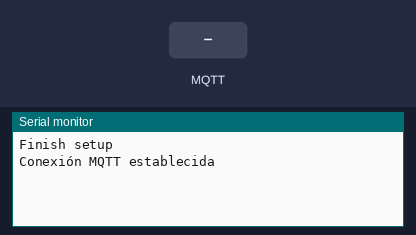
This sketch was run on a simulated ESP32. Shown: the last lines printed to the serial monitor. The inputs (shaded band) are chosen by the test bench. No MQTT or app messages arrive unless stated.

Above: at 10.8 s.
10.9 s: MQTT message "ON" arrives on the first subscribed topic
At 16.2 s:
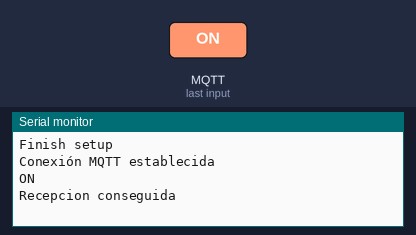
16.5 s: MQTT message "1" arrives on the first subscribed topic
At 21.2 s:
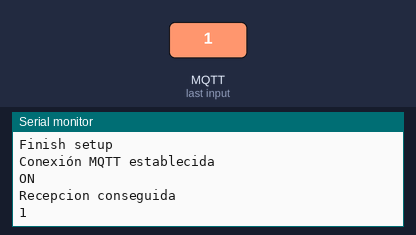
21.5 s: MQTT message "on" arrives on the first subscribed topic
At 26.2 s:
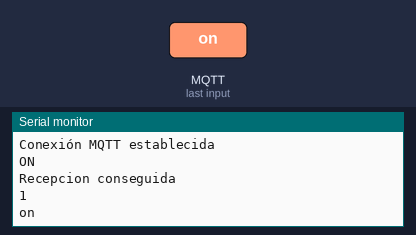
26.5 s: MQTT message "off" arrives on the first subscribed topic
At 31.3 s:
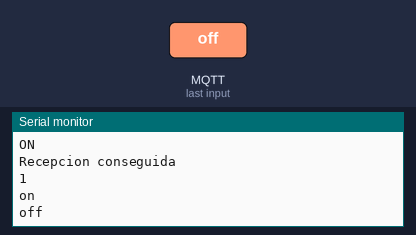

The sketch:

P5_T10.ino
```cpp
#include <WiFi.h>
#include <EspMQTTClient.h>

// Configuración
const char* wifiSSID = "";
const char* wifiPASS = "";
const char* mqttServerIP = "io.adafruit.com";
const char* io_Username = "MSERRANO17";
const char* io_Password = "";
const char* mqttClientName = "ESP_PROBANDO";
const int mqttPort = 1883;                               // Puerto para conexión segura
const char* topic = "MSERRANO17/feeds/sensores";         //topic para modificar la variable sensores
const char* activacion = "MSERRANO17/feeds/activacion";  //topic para leer la variable

// Crear instancia de cliente MQTT
EspMQTTClient client(wifiSSID, wifiPASS, mqttServerIP, io_Username, io_Password, mqttClientName, mqttPort);
int dato = 0;

void setup() {
  Serial.begin(115200);
  delay(10);
  while (client.isConnected()) {
    Serial.println("Trying");
    delay(2000);
  }
  Serial.println("Finish setup");
}

float anterior = 0.0;
String Active = "OFF";

void loop() {
  client.loop();
  client.subscribe(activacion, [](const String & payload) {
    Serial.println(payload);
    if (payload == "ON") {
      Active = "ON";
    } else {
      Active = "OFF";
      dato=0;
    }
  });
  if (Active == "ON") {
    Serial.println("Recepcion conseguida");
    dato++;
    client.publish(topic, String(dato));
  }
  delay(5000);
  if (dato >= 50) dato = 0;
}

void onConnectionEstablished() {
  Serial.println("Conexión MQTT establecida");
  // Aquí puedes agregar cualquier código que desees ejecutar una vez que la conexión MQTT se haya establecido.
}
```

Measured:
- after the input at 10.9 s, the serial monitor: prints a new line after 4.1 s (image 1)
- after the input at 16.5 s, the serial monitor: prints a new line after 3.5 s (image 2)
- after the input at 21.5 s, the serial monitor: prints a new line after 3.5 s (image 3)
- after the input at 26.5 s, the serial monitor: prints a new line after 3.5 s (image 4)
